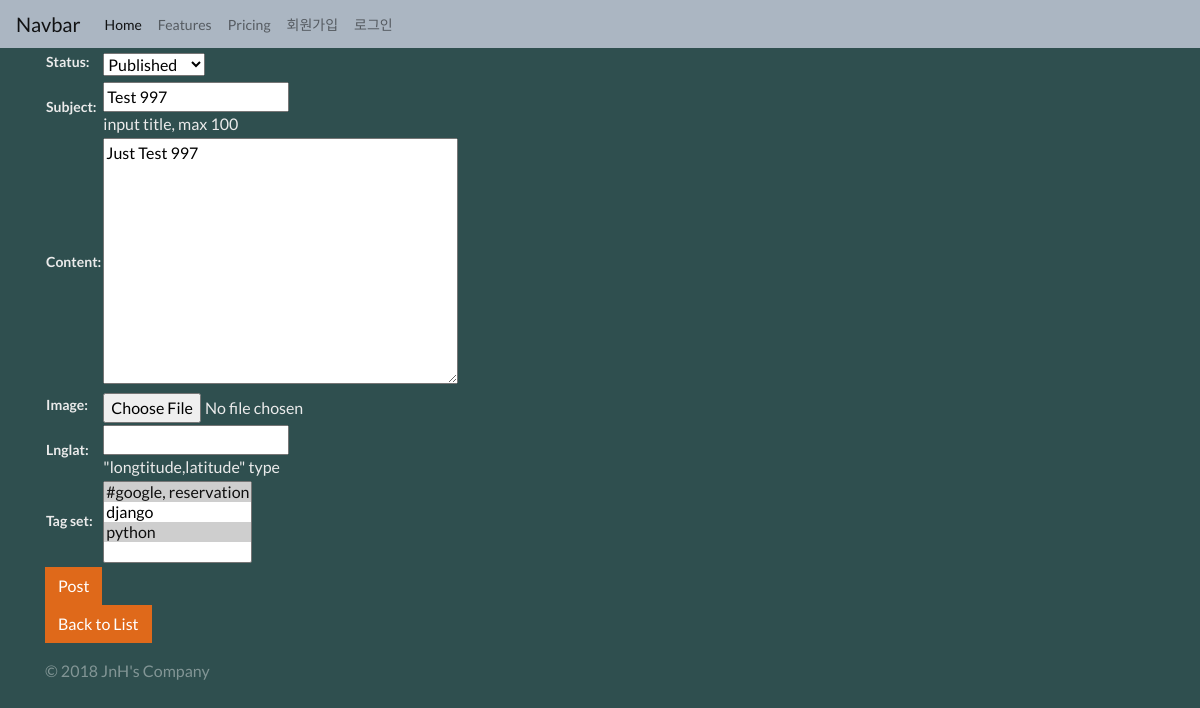
/blog/1003/edit/, run on an earlier commit of the app's database.
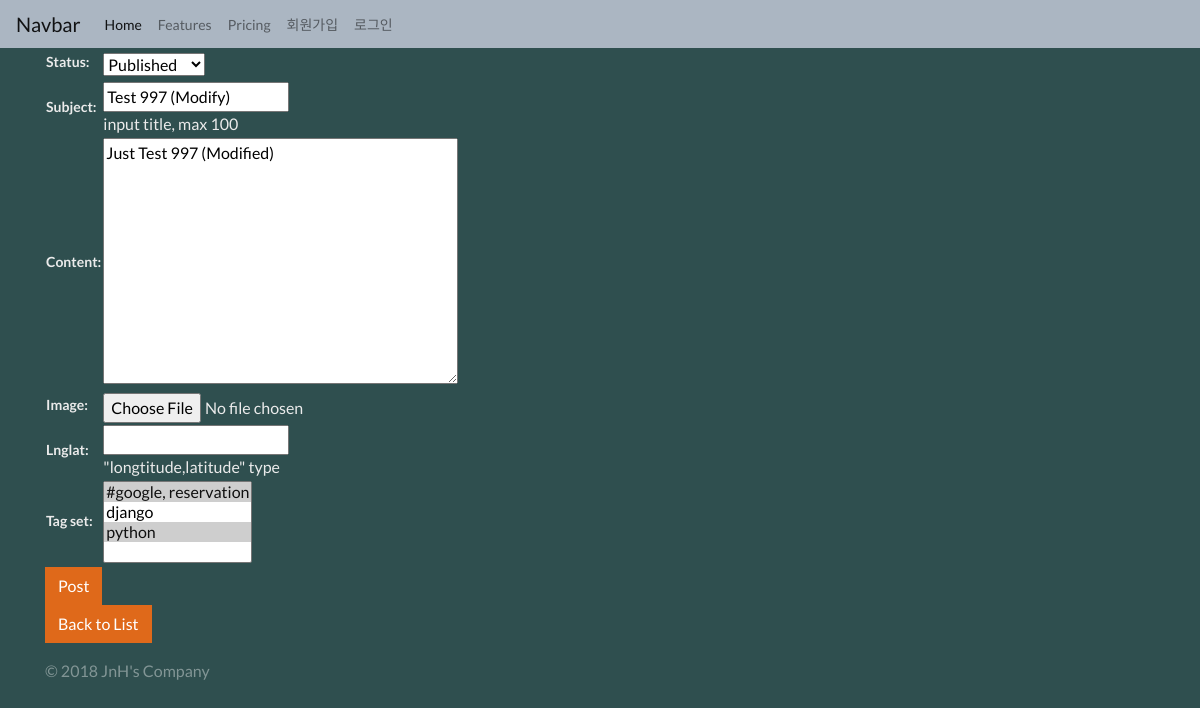
And on a later commit of the database.
### blog/models.py (models this page shows, shortened)
class Post(models.Model):
    STATUS_CHOICES = (
        ('d', 'Draft'),
        ('p', 'Published'),
        ('w', 'Withdrawn'),
    )
    user = models.ForeignKey(settings.AUTH_USER_MODEL)
    title = models.CharField(max_length=100, verbose_name="Subject", help_text="input title, max 100")
    content = models.TextField(verbose_name="Content")
    image = models.ImageField(blank=True)
    tag = models.CharField(max_length=50, blank=True, help_text="write tags")
    lnglat = models.CharField(max_length=30,
        validators=[lnglat_validator],
        help_text="\"longtitude,latitude\" type",
        blank=True
    )
    status = models.CharField(max_length=1, choices=STATUS_CHOICES)
    tag_set = models.ManyToManyField('Tag', blank=True)
    ip = models.CharField(max_length=20)
    created_at = models.DateTimeField(auto_now_add=True)
    updated_at = models.DateTimeField(auto_now=True)
    class Meta:
        ordering = ['-id']

### blog/views.py (the view)
# urls.py: url(r'^(?P<id>\d+)/edit/$', views.post_edit, name='post_edit'),
def post_edit(request, id):
    post = get_object_or_404(Post, id=id)
    if request.method=='POST':
        form = PostForm(request.POST, request.FILES, instance=post)
        if form.is_valid():
            post = form.save(commit=False)
            post.user = User.objects.get(id=1)
            post.ip = request.META['REMOTE_ADDR']
            post.save()
            messages.success(request, 'Modfied Post')
            return redirect(post)
    else:
        form = PostForm(instance=post)
    return render(request, 'blog/post_new.html', {
        'form': form,
    })

### blog/forms.py
class PostForm(forms.ModelForm):
    class Meta:
        model = Post
        fields = ['status', 'title', 'content', 'image', 'lnglat', 'tag_set']

### blog/models.py (called while the page is built)
    def __str__(self):
        return self.tag

### blog/templates/blog/post_new.html (shortened to what this page needs)
{% extends 'blog/layout.html' %}
{% block content %}
<div class="container">
    <div class="row">
        <div class="col-sm-12">
            <table>
                <form action="" method="post" enctype="multipart/form-data">
                    <table>{{ form.as_table }}</table>
                    <input type="submit" value="Post" class="btn btn-primary">
                </form>
            </table>
            <p>
                <a href="{% url 'blog:post_list' %}" class="btn btn-primary">Back to List</a>
            </p>
        </div>
    </div>
</div>
{% endblock %}

What changed in the data, as far as the page shows it:
changed Post "Published": title "Test 997" → "Test 997 (Modify)"; content "Just Test 997" → "Just Test 997 (Modified)"
